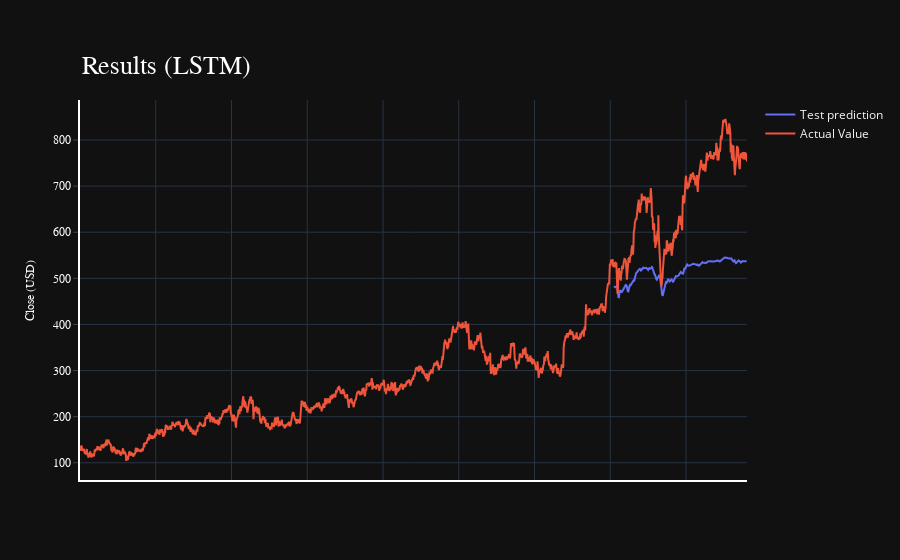

The cell this chart's notebook holds for it:
### Code cell
# !pip install nbformat
# !pip install plotly
import plotly.express as px
import plotly.graph_objects as go

fig = go.Figure()
# fig.add_trace(go.Scatter(go.Scatter(x=result.index, y=result[0],
#                     mode='lines',
#                     name='Train prediction')))
fig.add_trace(go.Scatter(x=result.index, y=result[1],
                    mode='lines',
                    name='Test prediction'))
fig.add_trace(go.Scatter(go.Scatter(x=result.index, y=result[2],
                    mode='lines',
                    name='Actual Value')))
fig.update_layout(
    xaxis=dict(
        showline=True,
        showgrid=True,
        showticklabels=False,
        linecolor='white',
        linewidth=2
    ),
    yaxis=dict(
        title_text='Close (USD)',
        titlefont=dict(
            family='Rockwell',
            size=12,
            color='white',
        ),
        showline=True,
        showgrid=True,
        showticklabels=True,
        linecolor='white',
        linewidth=2,
        ticks='outside',
        tickfont=dict(
            family='Rockwell',
            size=12,
            color='white',
        ),
    ),
    showlegend=True,
    template = 'plotly_dark'

)



annotations = []
annotations.append(dict(xref='paper', yref='paper', x=0.0, y=1.05,
                              xanchor='left', yanchor='bottom',
                              text='Results (LSTM)',
                              font=dict(family='Rockwell',
                                        size=26,
                                        color='white'),
                              showarrow=False))
fig.update_layout(annotations=annotations)

### Figure 1 — Plotly figure (JSON) as saved in the notebook; plotly's stock layout.template omitted (floating-point values rounded to 4 significant figures; data arrays with more than 128 entries replaced by an {"elided": "..."} marker saying what was removed)
{"data": [{"mode": "lines", "name": "Test prediction", "type": "scatter", "x": {"elided": "1762 int values"}, "y": {"elided": "1762 float values"}}, {"mode": "lines", "name": "Actual Value", "type": "scatter", "x": {"elided": "1762 int values"}, "y": {"elided": "1762 float values"}}], "layout": {"annotations": [{"font": {"color": "white", "family": "Rockwell", "size": 26}, "showarrow": false, "text": "Results (LSTM)", "x": 0, "xanchor": "left", "xref": "paper", "y": 1.05, "yanchor": "bottom", "yref": "paper"}], "showlegend": true, "xaxis": {"linecolor": "white", "linewidth": 2, "showgrid": true, "showline": true, "showticklabels": false}, "yaxis": {"linecolor": "white", "linewidth": 2, "showgrid": true, "showline": true, "showticklabels": true, "tickfont": {"color": "white", "family": "Rockwell", "size": 12}, "ticks": "outside", "title": {"font": {"color": "white", "family": "Rockwell", "size": 12}, "text": "Close (USD)"}}}}
